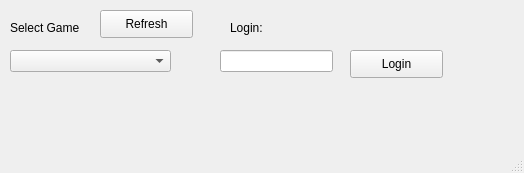
<?xml version="1.0" encoding="UTF-8"?>
<ui version="4.0">
 <class>MainWindowForEnterExistingGame</class>
 <widget class="QMainWindow" name="MainWindowForEnterExistingGame">
  <property name="geometry">
   <rect>
    <x>0</x>
    <y>0</y>
    <width>524</width>
    <height>173</height>
   </rect>
  </property>
  <property name="windowTitle">
   <string>MainWindow</string>
  </property>
  <widget class="QWidget" name="centralwidget">
   <widget class="QLabel" name="label">
    <property name="geometry">
     <rect>
      <x>10</x>
      <y>20</y>
      <width>91</width>
      <height>16</height>
     </rect>
    </property>
    <property name="text">
     <string>Select Game</string>
    </property>
   </widget>
   <widget class="QComboBox" name="gameList">
    <property name="geometry">
     <rect>
      <x>10</x>
      <y>50</y>
      <width>161</width>
      <height>22</height>
     </rect>
    </property>
   </widget>
   <widget class="QPushButton" name="refresh">
    <property name="geometry">
     <rect>
      <x>100</x>
      <y>10</y>
      <width>93</width>
      <height>28</height>
     </rect>
    </property>
    <property name="text">
     <string>Refresh</string>
    </property>
   </widget>
   <widget class="QLineEdit" name="login_2">
    <property name="geometry">
     <rect>
      <x>220</x>
      <y>50</y>
      <width>113</width>
      <height>22</height>
     </rect>
    </property>
   </widget>
   <widget class="QLabel" name="label_2">
    <property name="geometry">
     <rect>
      <x>230</x>
      <y>20</y>
      <width>55</width>
      <height>16</height>
     </rect>
    </property>
    <property name="text">
     <string>Login:</string>
    </property>
   </widget>
   <widget class="QPushButton" name="login">
    <property name="geometry">
     <rect>
      <x>350</x>
      <y>50</y>
      <width>93</width>
      <height>28</height>
     </rect>
    </property>
    <property name="text">
     <string>Login</string>
    </property>
   </widget>
  </widget>
  <widget class="QMenuBar" name="menubar">
   <property name="geometry">
    <rect>
     <x>0</x>
     <y>0</y>
     <width>524</width>
     <height>26</height>
    </rect>
   </property>
  </widget>
  <widget class="QStatusBar" name="statusbar"/>
 </widget>
 <resources/>
 <connections/>
</ui>
